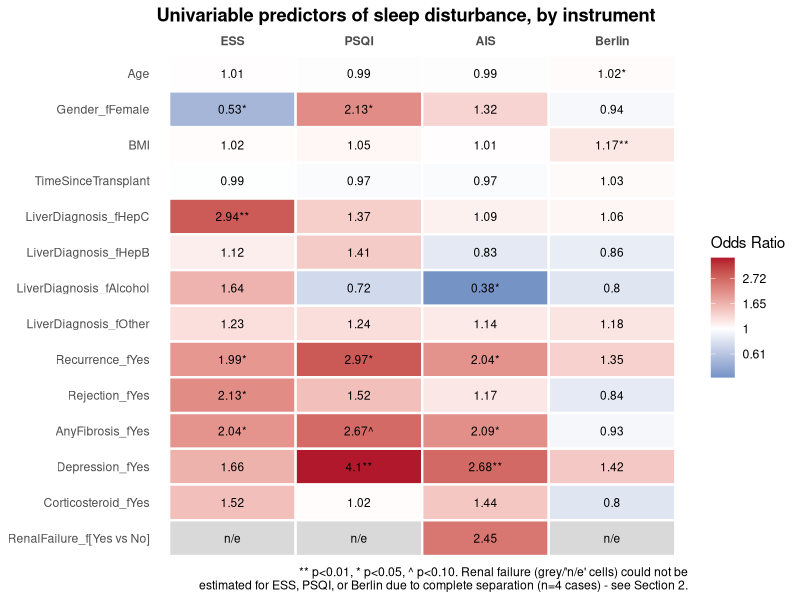
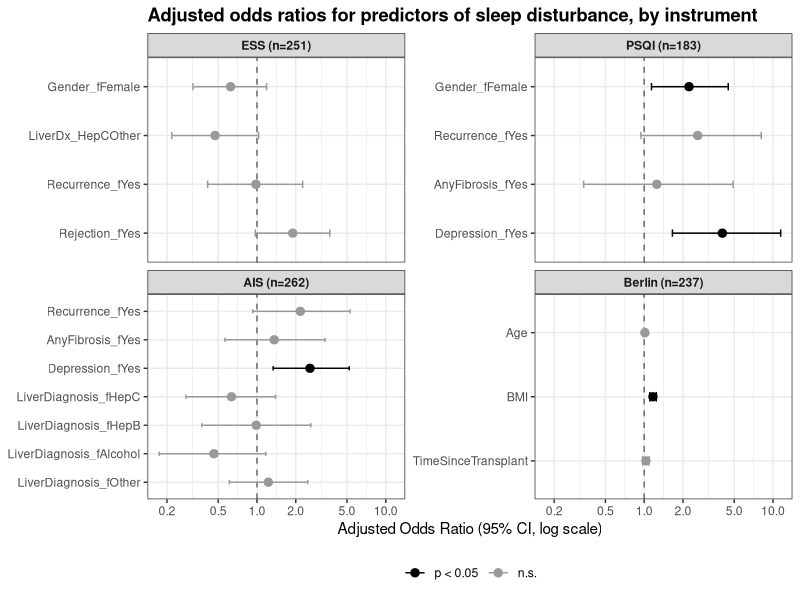

Write R code to recreate these figures, in order. (Note: this script raises an error after producing the figures.)
## BTC1859 - Team 1
# Predictors of Sleep Disturbance (logistic regression)

# Own:
#   univariable predictor analyses;
# logistic regression;
# adjusted models;
# odds ratios and 95% CI;
# model diagnostics;
# predictor table/forest plot;
# corresponding Methods + Results.
# Also investigate odd issues such as renal failure having only four cases.
# Presentation: Which patients are most likely to have sleep disturbance?
#   


# Installing packages
if (!require("ggplot2")) install.packages("ggplot2")
library(ggplot2)

if (!require("car")) install.packages("car")
rm(list=ls())
library(car)
# ---------------------------------------------------------------
# 0. LOAD DATA
# ---------------------------------------------------------------

df <- read.csv("project_data_cleaned.csv")

# Recode factors with meaningful labels (per data dictionary)
df$Gender_f          <- factor(df$Gender, levels=c(1,2), 
                               labels=c("Male","Female"))
df$LiverDiagnosis_f  <- factor(df$LiverDiagnosis, levels=c(1,2,3,4,5),
                               labels=c("HepC","HepB","PSC_PBC_AHA","Alcohol","Other"))
df$LiverDiagnosis_f  <- relevel(df$LiverDiagnosis_f, ref="PSC_PBC_AHA")  # largest group as reference

df$Recurrence_f      <- factor(df$Recurrence,     levels=c(0,1), 
                               labels=c("No","Yes"))
df$Rejection_f       <- factor(df$Rejection,      levels=c(0,1), 
                               labels=c("No","Yes"))
df$AnyFibrosis_f     <- factor(df$AnyFibrosis,    levels=c(0,1), 
                               labels=c("No","Yes"))
df$RenalFailure_f    <- factor(df$RenalFailure,   levels=c(0,1), 
                               labels=c("No","Yes"))
df$Depression_f      <- factor(df$Depression,     levels=c(0,1), 
                               labels=c("No","Yes"))
df$Corticosteroid_f  <- factor(df$Corticosteroid, levels=c(0,1), 
                               labels=c("No","Yes"))

# The four binary sleep disturbance outcomes (done during cleaning)
# ESS_binary   : ESS > 10   (excessive daytime sleepiness)
# PSQI_binary  : PSQI > 4   (poor sleep quality)
# AIS_binary   : AIS > 5    (insomnia)
# Berlin_binary: Berlin scale 

# ---------------------------------------------------------------
# 1. PREVALENCE OF SLEEP DISTURBANCE
# ---------------------------------------------------------------

prevalence <- function(x) {
  n_valid <- sum(!is.na(x))
  n_pos   <- sum(x, na.rm=TRUE)
  ci <- prop.test(n_pos, n_valid)$conf.int   # Wilson score interval (with continuity correction)
  c(n_valid=n_valid, n_positive=n_pos,
    prevalence_pct=round(100*n_pos/n_valid,1),
    CI_low_pct=round(100*ci[1],1), CI_high_pct=round(100*ci[2],1))
}

sapply(df[,c("ESS_binary","PSQI_binary","AIS_binary","Berlin_binary")], prevalence)

# NOTE: PSQI has substantially more missing data (~32%) than the other three
# instruments (~2-6%). This should be flagged as a limitation - any PSQI-based
# model runs on a smaller and possibly non-random subsample.

# ---------------------------------------------------------------
# 2. THE RENAL FAILURE ISSUE (only 4/268 patients)
# ---------------------------------------------------------------

for (out in c("ESS_binary","PSQI_binary","AIS_binary","Berlin_binary")) {
  cat("\n---", out, "vs RenalFailure ---\n")
  tab <- table(df$RenalFailure_f, df[[out]])
  print(tab)
  print(fisher.test(tab))
}

# All four Fisher's exact tests are non-significant (p = 0.16-0.63).
# Including RenalFailure as a predictor in the logistic models causes
# (quasi-)complete separation for ESS, PSQI, and Berlin (all 4 renal-failure
# patients fall in a single outcome category for those three measures) -
# glm() will throw "fitted probabilities numerically 0 or 1 occurred" and
# produce a degenerate OR/CI. RenalFailure is therefore EXCLUDED from the
# multivariable models below and reported descriptively only. Suggested
# write-up language:
# "Renal failure showed no significant association with any sleep
# disturbance measure (Fisher's exact p = 0.16-0.63); however, with only
# 4 renal-failure patients in the sample, these estimates are too
# imprecise to draw firm conclusions."

# ---------------------------------------------------------------
# 3. UNIVARIABLE ANALYSES
# ---------------------------------------------------------------
# Screen each predictor individually against each outcome.
# Candidates: Age, Gender, BMI, TimeSinceTransplant, LiverDiagnosis,
# Recurrence, Rejection, AnyFibrosis, Depression, Corticosteroid
# (RenalFailure handled separately above via Fisher's exact test)

outcomes <- c("ESS_binary","PSQI_binary","AIS_binary","Berlin_binary")
predictors <- c("Age","Gender_f","BMI","TimeSinceTransplant","LiverDiagnosis_f",
                "Recurrence_f","Rejection_f","AnyFibrosis_f","Depression_f","Corticosteroid_f")

# Collect every predictor row (across all models) into one tidy data frame,
# used both for the printed table and the heatmap below
univariable_results <- data.frame()
for (out in outcomes) {
  for (pred in predictors) {
    f <- as.formula(paste(out, "~", pred))
    m <- glm(f, data=df, family=binomial)
    co <- summary(m)$coefficients
    ci <- confint(m)
    rows <- data.frame(
      outcome = out,
      term    = rownames(co)[-1],
      OR      = exp(co[-1, 1]),
      CI_low  = exp(ci[-1, 1]),
      CI_high = exp(ci[-1, 2]),
      p_value = co[-1, 4],
      row.names = NULL
    )
    cat("\n===", out, "~", pred, "===\n")
    print(round(cbind(OR=rows$OR, CI_low=rows$CI_low, CI_high=rows$CI_high, p=rows$p_value), 3))
    univariable_results <- rbind(univariable_results, rows)
  }
}

write.csv(univariable_results, "univariable_OR_CI_p_table.csv", row.names = FALSE)

# See project notes / report Table 1 for the compiled OR/CI/p summary table
# across all predictors and all four outcomes.

# ---------------------------------------------------------------
# 3b. HEATMAP OF UNIVARIABLE ORs (ggplot2)
# ---------------------------------------------------------------
# Compact alternative view of the same univariable_results table: predictors
# as rows, outcomes as columns, cell color = OR (log scale, diverging around
# OR=1), cell label = OR value with significance stars.

heat_data <- univariable_results
heat_data$sig_label <- with(heat_data,
                            paste0(round(OR, 2),
                                   ifelse(p_value < 0.01, "**",
                                          ifelse(p_value < 0.05, "*",
                                                 ifelse(p_value < 0.10, "^", "")))))

# Add RenalFailure back in for visual completeness. It was excluded from the
# univariable loop above because 3 of 4 outcomes hit complete separation
# (see Section 2); only AIS produced an estimable OR. The "not estimable"
# cells are shown as blank/grey tiles with an "n/e" label instead of a number.
renal_rows <- data.frame(
  outcome = c("ESS_binary","PSQI_binary","AIS_binary","Berlin_binary"),
  term    = "RenalFailure_f[Yes vs No]",
  OR      = c(NA, NA, 2.45, NA),
  CI_low  = NA, CI_high = NA,
  p_value = c(NA, NA, 0.440, NA),
  sig_label = c("n/e", "n/e", "2.45", "n/e")
)
heat_data <- rbind(heat_data, renal_rows)

heat_data$outcome <- factor(heat_data$outcome,
                            levels = c("ESS_binary","PSQI_binary","AIS_binary","Berlin_binary"),
                            labels = c("ESS","PSQI","AIS","Berlin"))
# keep predictors in a sensible reading order (reverse for top-to-bottom display)
heat_data$term <- factor(heat_data$term, levels = rev(unique(heat_data$term)))

ggplot(heat_data, aes(x = outcome, y = term, fill = log(OR))) +
  geom_tile(color = "white", linewidth = 0.8) +
  geom_text(aes(label = sig_label), size = 3) +
  scale_fill_gradient2(low = "#2166AC", mid = "white", high = "#B2182B", midpoint = 0,
                       na.value = "#D9D9D9",
                       name = "Odds Ratio", labels = function(x) round(exp(x), 2)) +
  scale_x_discrete(position = "top") +
  labs(x = NULL, y = NULL,
       title = "Univariable predictors of sleep disturbance, by instrument",
       caption = "** p<0.01, * p<0.05, ^ p<0.10. Renal failure (grey/'n/e' cells) could not be\nestimated for ESS, PSQI, or Berlin due to complete separation (n=4 cases) - see Section 2.") +
  theme_minimal(base_size = 11) +
  theme(panel.grid = element_blank(),
        axis.text.x = element_text(face = "bold"),
        plot.title = element_text(face = "bold"))

ggsave("univariable_heatmap.png", width = 8, height = 9.5, dpi = 300)

# ---------------------------------------------------------------
# 4. MULTIVARIABLE MODELS
# ---------------------------------------------------------------

# Predictor sets were chosen by: (a) univariable screening at p<0.20, then
# (b) trimming to respect the rule-of-thumb sample size restriction
# (p < m/15, where m = size of the smaller outcome class - see Lecture 9).
# RenalFailure excluded from all four models (see Section 2).
 
## --- Model 1: ESS ---
# m/15 budget ~4 predictors (m=67, smaller class among n=251)
# LiverDiagnosis collapsed to Hep C vs Other (1 df instead of 4) to fit budget,
# since only the Hep C level was significant univariably.
df$LiverDx_HepC <- factor(ifelse(df$LiverDiagnosis==1,"HepC","Other"))
 
ess_model <- glm(ESS_binary ~ Gender_f + LiverDx_HepC + Recurrence_f + Rejection_f,
                  data=df, family=binomial)
summary(ess_model)
round(cbind(OR=exp(coef(ess_model)), exp(confint(ess_model))), 3)
vif(ess_model)
 
# Compare against the larger "fully screened" model (all p<0.20 predictors,
# before budget trimming) to justify the simpler model:
ess_full <- glm(ESS_binary ~ Gender_f + LiverDiagnosis_f + Recurrence_f + Rejection_f +
                   AnyFibrosis_f + Depression_f + Corticosteroid_f,
                 data=df, family=binomial)
anova(ess_model, ess_full, test="Chisq")   # non-significant -> simpler model preferred
 
## --- Model 2: PSQI ---
# m/15 budget ~4 predictors (m=66, smaller class among n=183)
psqi_model <- glm(PSQI_binary ~ Gender_f + Recurrence_f + AnyFibrosis_f + Depression_f,
                   data=df, family=binomial)
summary(psqi_model)
round(cbind(OR=exp(coef(psqi_model)), exp(confint(psqi_model))), 3)
vif(psqi_model)
 
psqi_full <- glm(PSQI_binary ~ Gender_f + Recurrence_f + AnyFibrosis_f + Depression_f + BMI,
                  data=df, family=binomial)
 
# NOTE: psqi_model above is fit on n=183 (only limited by PSQI_binary's own
# missingness, since Gender/Recurrence/AnyFibrosis/Depression have no NAs).
# psqi_full adds BMI, which has 23 missing values, dropping n to 165.
# anova() requires both models fit on the IDENTICAL set of rows (Tutorial 9),
# so the reduced model must be refit on psqi_full's subset before comparing -
# comparing psqi_model (n=183) directly against psqi_full (n=165) would error.
psqi_subset <- df[complete.cases(df[, c("PSQI_binary","Gender_f","Recurrence_f",
                                         "AnyFibrosis_f","Depression_f","BMI")]), ]
psqi_model_samesub <- glm(PSQI_binary ~ Gender_f + Recurrence_f + AnyFibrosis_f + Depression_f,
                           data=psqi_subset, family=binomial)
psqi_full_samesub  <- glm(PSQI_binary ~ Gender_f + Recurrence_f + AnyFibrosis_f + Depression_f + BMI,
                           data=psqi_subset, family=binomial)
anova(psqi_model_samesub, psqi_full_samesub, test="Chisq")  # BMI does not improve fit significantly, n=165 for both
 
## --- Model 3: AIS ---
# m/15 budget ~7-8 predictors (m=117, smaller class among n=262)
ais_model <- glm(AIS_binary ~ LiverDiagnosis_f + Recurrence_f + AnyFibrosis_f + Depression_f,
                  data=df, family=binomial)
summary(ais_model)
round(cbind(OR=exp(coef(ais_model)), exp(confint(ais_model))), 3)
vif(ais_model)
 
ais_full <- glm(AIS_binary ~ LiverDiagnosis_f + Recurrence_f + AnyFibrosis_f + Depression_f +
                    Corticosteroid_f, data=df, family=binomial)
anova(ais_model, ais_full, test="Chisq")   # Corticosteroid does not improve fit significantly
 
## --- Model 4: Berlin ---
# m/15 budget ~6-7 predictors (m=89, n = 237, smaller class among n=262)
berlin_model <- glm(Berlin_binary ~ Age + BMI + TimeSinceTransplant,
                     data=df, family=binomial)
summary(berlin_model)
round(cbind(OR=exp(coef(berlin_model)), exp(confint(berlin_model))), 3)
vif(berlin_model)
 
# ---------------------------------------------------------------
# 5. SENSITIVITY ANALYSIS: CONTINUOUS SLEEP SCORES (linear regression)
# ---------------------------------------------------------------
# Uses the raw ESS/PSQI/AIS scores (not dichotomized) with the same predictor
# sets as the corresponding logistic model, to check whether dichotomization
# at the clinical cutoff is discarding useful information. Berlin has no
# continuous version (binary at source), so it is omitted here.

ess_lin  <- lm(ESS  ~ Gender_f + LiverDx_HepC + Recurrence_f + Rejection_f, data=df)
psqi_lin <- lm(PSQI ~ Gender_f + Recurrence_f + AnyFibrosis_f + Depression_f, data=df)
ais_lin  <- lm(AIS  ~ LiverDiagnosis_f + Recurrence_f + AnyFibrosis_f + Depression_f, data=df)

summary(ess_lin);  shapiro.test(resid(ess_lin))
summary(psqi_lin); shapiro.test(resid(psqi_lin))
summary(ais_lin);  shapiro.test(resid(ais_lin))

# Residuals show mild non-normality (Shapiro-Wilk p<0.001 for all three) -
# common for right-skewed psychometric scores. With n=180-260, OLS estimates
# remain reasonably robust; note this as a limitation rather than a fatal flaw.
# NOTE: using the continuous ESS score, "Rejection" is significant (p=0.006)
# even though it was only borderline (p=0.068) in the binary ESS model -
# a concrete example of information lost by dichotomizing at the cutoff.

# ---------------------------------------------------------------
# 6. FOREST PLOT OF ADJUSTED ODDS RATIOS (ggplot2, faceted)
# ---------------------------------------------------------------

# Tidy a glm model's output (OR, 95% CI, p) into a plotting data frame,
# excluding the intercept row
tidy_glm <- function(model, outcome_label) {
  co <- summary(model)$coefficients
  ci <- confint(model)
  data.frame(
    outcome  = outcome_label,
    term     = rownames(co)[-1],
    OR       = exp(co[-1, 1]),
    conf.low = exp(ci[-1, 1]),
    conf.high= exp(ci[-1, 2]),
    p.value  = co[-1, 4],
    row.names = NULL
  )
}

forest_data <- rbind(
  tidy_glm(ess_model,    "ESS (n=251)"),
  tidy_glm(psqi_model,   "PSQI (n=183)"),
  tidy_glm(ais_model,    "AIS (n=262)"),
  tidy_glm(berlin_model, "Berlin (n=237)")
)

forest_data$sig  <- factor(ifelse(forest_data$p.value < 0.05, "p < 0.05", "n.s."),
                           levels = c("p < 0.05","n.s."))
# preserve model-fit order (reversed so first predictor plots at the top)
forest_data$term <- factor(forest_data$term, 
                           levels = rev(unique(forest_data$term)))
forest_data$outcome <- factor(forest_data$outcome,
                              levels = c("ESS (n=251)","PSQI (n=183)",
                                         "AIS (n=262)","Berlin (n=237)"))

# creating the forest plot
forest_plot <- ggplot(forest_data, aes(x = OR, y = term, color = sig)) +
  geom_vline(xintercept = 1, linetype = "dashed", color = "grey40") +
  geom_errorbarh(aes(xmin = conf.low, xmax = conf.high), height = 0.15) +
  geom_point(size = 2.5) +
  scale_x_log10(breaks = c(0.2, 0.5, 1, 2, 5, 10)) +
  scale_color_manual(values = c("p < 0.05" = "black", "n.s." = "grey60")) +
  facet_wrap(~ outcome, scales = "free_y", ncol = 2) +
  labs(x = "Adjusted Odds Ratio (95% CI, log scale)", y = NULL, color = NULL,
       title = "Adjusted odds ratios for predictors of sleep disturbance, by instrument") +
  theme_bw(base_size = 11) +
  theme(legend.position = "bottom",
        strip.text = element_text(face = "bold"),
        plot.title = element_text(face = "bold"))

forest_plot
#ggsave("forest_plot_sleep_disturbance.png", 
     #  plot = forest_plot, width = 11, height = 8, dpi = 300)

df <- read.csv("project_data_cleaned.csv", na.strings = c("NA", ""))

## ---- 1. Recode / label variables we need -----------------------------------


                       
df <- df %>%
  mutate(
    # sleep instruments (continuous)
    ESS  = ESS,
    PSQI = PSQI,
    AIS  = AIS,
    BSS  = Berlin,          # already binary (0/1)
    
    # QoL outcomes
    PCS = PCS,
    MCS = MCS,
    
    # binary sleep-disturbance flags using the clinically accepted cut-offs
    # given in the assignment (NOT the pre-existing "Poor.sleep.quality" /
    # "Insomnia" columns, so that the thresholds are explicit and reproducible)
    ESS_dist  = factor(ifelse(ESS  > 10, "Disturbed", "No disturbance"),
                       levels = c("No disturbance", "Disturbed")),
    PSQI_dist = factor(ifelse(PSQI > 4,  "Disturbed", "No disturbance"),
                       levels = c("No disturbance", "Disturbed")),
    AIS_dist  = factor(ifelse(AIS  > 5,  "Disturbed", "No disturbance"),
                       levels = c("No disturbance", "Disturbed")),
    BSS_dist  = factor(ifelse(BSS  == 1, "Disturbed", "No disturbance"),
                       levels = c("No disturbance", "Disturbed")),
    
    # covariates for the adjusted models, as factors where appropriate
    Gender                      = factor(Gender, levels = c(1, 2),
                                         labels = c("Male", "Female")),
    Liver.Diagnosis             = factor(LiverDiagnosis),
    Recurrence.of.disease       = factor(Recurrence, levels = c(0, 1),
                                         labels = c("No", "Yes")),
    Rejection.graft.dysfunction = factor(Rejection, levels = c(0, 1),
                                         labels = c("No", "Yes")),
    Any.fibrosis                = factor(AnyFibrosis, levels = c(0, 1),
                                         labels = c("No", "Yes")),
    Renal.Failure                = factor(RenalFailure, levels = c(0, 1),
                                          labels = c("No", "Yes")),
    Depression                   = factor(Depression, levels = c(0, 1),
                                          labels = c("No", "Yes")),
    Corticoid                    = factor(Corticosteroid, levels = c(0, 1),
                                          labels = c("No", "Yes")),
    Age                          = Age,
    BMI                          = BMI,
    Time.from.transplant         = TimeSinceTransplant
  )

## =============================================================================
## 9. SIMPLE RELATIONSHIPS: scatterplots + correlation (ESS, PSQI, AIS)
## =============================================================================
## Berlin is binary, so a scatterplot/correlation does not apply to it here;
## it is handled instead in the group-comparison step (section 10).

## ---- 9a. Scatterplots -------------------------------------------------------

plot_scatter <- function(data, xvar, xlab) {
  p_pcs <- ggplot(data, aes(x = .data[[xvar]], y = PCS)) +
    geom_point(alpha = 0.6, na.rm = TRUE) +
    geom_smooth(method = "lm", se = TRUE, colour = "black", na.rm = TRUE) +
    labs(x = xlab, y = "SF-36 Physical Component Score (PCS)",
         title = paste(xlab, "vs. Physical QoL")) +
    theme_bw()
  
  p_mcs <- ggplot(data, aes(x = .data[[xvar]], y = MCS)) +
    geom_point(alpha = 0.6, na.rm = TRUE) +
    geom_smooth(method = "lm", se = TRUE, colour = "black", na.rm = TRUE) +
    labs(x = xlab, y = "SF-36 Mental Component Score (MCS)",
         title = paste(xlab, "vs. Mental QoL")) +
    theme_bw()
  
  list(pcs = p_pcs, mcs = p_mcs)
}

ess_plots  <- plot_scatter(df, "ESS",  "Epworth Sleepiness Scale (ESS)")
psqi_plots <- plot_scatter(df, "PSQI", "Pittsburgh Sleep Quality Index (PSQI)")
ais_plots  <- plot_scatter(df, "AIS",  "Athens Insomnia Scale (AIS)")

# Save all six scatterplots to file (2 outcomes x 3 instruments)
ggsave("scatter_ESS_PCS.png",  ess_plots$pcs,  width = 5, height = 4)
ggsave("scatter_ESS_MCS.png",  ess_plots$mcs,  width = 5, height = 4)
ggsave("scatter_PSQI_PCS.png", psqi_plots$pcs, width = 5, height = 4)
ggsave("scatter_PSQI_MCS.png", psqi_plots$mcs, width = 5, height = 4)
ggsave("scatter_AIS_PCS.png",  ais_plots$pcs,  width = 5, height = 4)
ggsave("scatter_AIS_MCS.png",  ais_plots$mcs,  width = 5, height = 4)

# Optional: combined 3x2 grid if gridExtra/patchwork is available
if (requireNamespace("patchwork", quietly = TRUE)) {
  library(patchwork)
  combined <- (ess_plots$pcs | ess_plots$mcs) /
    (psqi_plots$pcs | psqi_plots$mcs) /
    (ais_plots$pcs | ais_plots$mcs)
  ggsave("scatter_all_sleep_vs_qol.png", combined, width = 10, height = 12)
}

## ---- 9b. Correlations --------------------------------------------------------
## Decision rule: use Pearson by default; switch to Spearman if a scatterplot
## shows a clearly non-linear (but still monotonic) pattern, or if a variable
## is markedly skewed / has influential outliers (PSQI and AIS scores from
## symptom-questionnaires are typically right-skewed with a floor effect at 0,
## which is a common reason to prefer Spearman for these instruments).

check_skew <- function(x) {
  x <- x[!is.na(x)]
  c(n = length(x),
    mean = mean(x), sd = sd(x),
    median = median(x),
    skewness = mean((x - mean(x))^3) / sd(x)^3)
}

skew_tbl <- rbind(
  ESS  = check_skew(df$ESS),
  PSQI = check_skew(df$PSQI),
  AIS  = check_skew(df$AIS)
)
print(round(skew_tbl, 2))

cor_test_both <- function(x, y, xname, yname) {
  ok <- complete.cases(x, y)
  pear <- cor.test(x[ok], y[ok], method = "pearson")
  spear <- cor.test(x[ok], y[ok], method = "spearman", exact = FALSE)
  data.frame(
    sleep_measure = xname, qol_measure = yname, n = sum(ok),
    pearson_r  = round(unname(pear$estimate), 3),
    pearson_p  = signif(pear$p.value, 3),
    spearman_rho = round(unname(spear$estimate), 3),
    spearman_p   = signif(spear$p.value, 3)
  )
}

cor_results <- bind_rows(
  cor_test_both(df$ESS,  df$PCS, "ESS",  "PCS"),
  cor_test_both(df$ESS,  df$MCS, "ESS",  "MCS"),
  cor_test_both(df$PSQI, df$PCS, "PSQI", "PCS"),
  cor_test_both(df$PSQI, df$MCS, "PSQI", "MCS"),
  cor_test_both(df$AIS,  df$PCS, "AIS",  "PCS"),
  cor_test_both(df$AIS,  df$MCS, "AIS",  "MCS")
)

print(cor_results)
# In the report: report Pearson's r when skewness is modest and the
# scatterplot/loess trend looks linear; report Spearman's rho (and explain why)
# for any instrument-outcome pair where skewness is high (e.g., |skew| > 1)
# or the scatterplot suggests a monotonic-but-curved relationship.

write.csv(cor_results, "correlation_results_sleep_vs_qol.csv", row.names = FALSE)

## =============================================================================
## 10. QoL COMPARISON BETWEEN DISTURBED vs. NON-DISTURBED GROUPS
## =============================================================================
## For each instrument (ESS, PSQI, AIS, Berlin): compare mean PCS and mean MCS
## between the "disturbed" and "not disturbed" groups.
## Primary test: Welch two-sample t-test (does NOT assume equal variances -
## more defensible by default than Student's t-test).
## Secondary/robustness check: Wilcoxon rank-sum test, reported if normality
## or equal-variance assumptions look seriously violated (e.g. via
## Shapiro-Wilk test and visual inspection of boxplots/QQ-plots).

compare_groups <- function(data, group_var, outcome_var, sleep_label) {
  d <- data %>% select(grp = all_of(group_var), y = all_of(outcome_var)) %>%
    filter(!is.na(grp), !is.na(y))
  
  # Welch t-test (unequal variances assumed by default)
  tt <- t.test(y ~ grp, data = d)  # Welch by default in R (var.equal = FALSE)
  
  # Wilcoxon rank-sum test as a non-parametric alternative
  wt <- wilcox.test(y ~ grp, data = d)
  
  # Shapiro-Wilk normality check within each group (flag violations)
  shapiro_p <- d %>% group_by(grp) %>%
    summarise(p = tryCatch(shapiro.test(y)$p.value, error = function(e) NA_real_)) %>%
    pull(p)
  
  means <- d %>% group_by(grp) %>%
    summarise(mean = mean(y), sd = sd(y), n = n(), .groups = "drop")
  
  data.frame(
    sleep_measure = sleep_label,
    outcome = outcome_var,
    n_no_disturbance = means$n[means$grp == "No disturbance"],
    mean_no_disturbance = round(means$mean[means$grp == "No disturbance"], 1),
    sd_no_disturbance   = round(means$sd[means$grp == "No disturbance"], 1),
    n_disturbance = means$n[means$grp == "Disturbed"],
    mean_disturbance = round(means$mean[means$grp == "Disturbed"], 1),
    sd_disturbance   = round(means$sd[means$grp == "Disturbed"], 1),
    welch_t_p  = signif(tt$p.value, 3),
    wilcoxon_p = signif(wt$p.value, 3),
    shapiro_p_min = signif(min(shapiro_p, na.rm = TRUE), 3)
  )
}

instruments <- list(
  ESS  = "ESS_dist",
  PSQI = "PSQI_dist",
  AIS  = "AIS_dist",
  Berlin = "BSS_dist"
)

pcs_table <- bind_rows(lapply(names(instruments), function(nm)
  compare_groups(df, instruments[[nm]], "PCS", nm)))

mcs_table <- bind_rows(lapply(names(instruments), function(nm)
  compare_groups(df, instruments[[nm]], "MCS", nm)))

cat("\n--- Physical QoL (PCS) by disturbance group ---\n")
print(pcs_table)
cat("\n--- Mental QoL (MCS) by disturbance group ---\n")
print(mcs_table)

write.csv(pcs_table, "group_comparison_PCS.csv", row.names = FALSE)
write.csv(mcs_table, "group_comparison_MCS.csv", row.names = FALSE)

## Boxplots to accompany the tables
make_boxplot <- function(data, group_var, outcome_var, ylab, title) {
  d <- data %>% filter(!is.na(.data[[group_var]]), !is.na(.data[[outcome_var]]))
  ggplot(d, aes(x = .data[[group_var]], y = .data[[outcome_var]])) +
    geom_boxplot(fill = "grey85", outlier.shape = NA) +
    geom_jitter(width = 0.15, alpha = 0.4) +
    labs(x = NULL, y = ylab, title = title) +
    theme_bw()
}

for (nm in names(instruments)) {
  gv <- instruments[[nm]]
  ggsave(paste0("box_", nm, "_PCS.png"),
         make_boxplot(df, gv, "PCS", "SF-36 PCS", paste(nm, "- Physical QoL")),
         width = 4.5, height = 4)
  ggsave(paste0("box_", nm, "_MCS.png"),
         make_boxplot(df, gv, "MCS", "SF-36 MCS", paste(nm, "- Mental QoL")),
         width = 4.5, height = 4)
}

## =============================================================================
## 11. ADJUSTED LINEAR REGRESSION (one sleep instrument at a time)
## =============================================================================
## Rationale for NOT combining ESS + PSQI + AIS + BSS in a single model:
##  - They are correlated measures of overlapping/related constructs
##    (multicollinearity would inflate SEs and make coefficients unstable
##    and hard to interpret - check with VIF below on a combined model to
##    illustrate this).
##  - PSQI has ~32% missingness in this dataset; forcing it into every
##    model would needlessly drop ~1/3 of subjects from all analyses.
##  - Interpretation is much cleaner one instrument at a time: "a one-point
##    increase in PSQI is associated with an X-point change in PCS/MCS,
##    holding covariates constant."
##
## Adjustment set (per the assignment's demographic/clinical variable list):
##   Age, Gender, BMI, Time.from.transplant, Liver.Diagnosis,
##   Recurrence.of.disease, Rejection.graft.dysfunction, Any.fibrosis,
##   Renal.Failure, Depression, Corticoid

covariates <- c("Age", "Gender", "BMI", "Time.from.transplant",
                "Liver.Diagnosis", "Recurrence.of.disease",
                "Rejection.graft.dysfunction", "Any.fibrosis",
                "Renal.Failure", "Depression", "Corticoid")

fit_adjusted <- function(data, sleep_var, outcome_var, covars) {
  form <- as.formula(
    paste(outcome_var, "~", sleep_var, "+", paste(covars, collapse = " + "))
  )
  model_data <- data %>% select(all_of(outcome_var), all_of(sleep_var), all_of(covars)) %>%
    na.omit()
  fit <- lm(form, data = model_data)
  list(fit = fit, n = nrow(model_data), formula = form)
}

sleep_vars <- c("ESS", "PSQI", "AIS", "BSS")
outcomes   <- c("PCS", "MCS")

adjusted_models <- list()
for (s in sleep_vars) {
  for (o in outcomes) {
    key <- paste(s, o, sep = "_")
    adjusted_models[[key]] <- fit_adjusted(df, s, o, covariates)
  }
}

## ---- 11a. Print tidy summaries for each model -------------------------------

for (key in names(adjusted_models)) {
  m <- adjusted_models[[key]]
  cat("\n=====================================================\n")
  cat("Model:", key, " (n =", m$n, ")\n")
  cat("Formula:", deparse(m$formula), "\n")
  print(kable(tidy(m$fit, conf.int = TRUE) %>%
                mutate(across(where(is.numeric), ~round(., 3)))))
  cat("Adjusted R-squared:", round(summary(m$fit)$adj.r.squared, 3), "\n")
}

## ---- 11b. Diagnostics for each fitted model ---------------------------------
## Check: linearity/homoscedasticity (residuals vs fitted), normality of
## residuals (QQ-plot), and multicollinearity (VIF) for every model.

for (key in names(adjusted_models)) {
  m <- adjusted_models[[key]]$fit
  png(paste0("diagnostics_", key, ".png"), width = 800, height = 800)
  par(mfrow = c(2, 2))
  plot(m)
  dev.off()
  
  cat("\nVIFs for", key, ":\n")
  print(round(vif(m), 2))
}

## ---- 11c. Illustration: why NOT to combine all 4 instruments ---------------
## Fit one combined ("kitchen sink") model on PCS with complete cases across
## all four instruments simultaneously, purely to demonstrate collinearity /
## sample-size loss - NOT recommended as a primary model.

combined_data <- df %>%
  select(PCS, ESS, PSQI, AIS, BSS, all_of(covariates)) %>%
  na.omit()

cat("\nSample size available for the 'kitchen sink' combined model: n =",
    nrow(combined_data), "vs. n =", adjusted_models[["PSQI_PCS"]]$n,
    "for the PSQI-only adjusted model.\n")

combined_fit <- lm(PCS ~ ESS + PSQI + AIS + BSS +
                     Age + Gender + BMI + Time.from.transplant +
                     Liver.Diagnosis + Recurrence.of.disease +
                     Rejection.graft.dysfunction + Any.fibrosis +
                     Renal.Failure + Depression + Corticoid,
                   data = combined_data)

cat("\nVIFs in the combined ('kitchen sink') model (illustrative only):\n")
print(round(vif(combined_fit), 2))

## ---- 11d. Extract a clean summary table of the sleep-instrument coefficient
##      (i.e., the adjusted effect of each sleep measure on each outcome) -----

extract_sleep_coef <- function(key) {
  m <- adjusted_models[[key]]$fit
  s <- adjusted_models[[key]]
  sleep_var <- str_split(key, "_")[[1]][1]
  outcome   <- str_split(key, "_")[[1]][2]
  td <- tidy(m, conf.int = TRUE) %>% filter(term == sleep_var)
  data.frame(
    sleep_measure = sleep_var,
    outcome = outcome,
    n = s$n,
    beta = round(td$estimate, 3),
    ci_low = round(td$conf.low, 3),
    ci_high = round(td$conf.high, 3),
    p_value = signif(td$p.value, 3)
  )
}

sleep_effect_summary <- bind_rows(lapply(names(adjusted_models), extract_sleep_coef))
cat("\n--- Adjusted effect of each sleep instrument on QoL outcomes ---\n")
print(sleep_effect_summary)
write.csv(sleep_effect_summary, "adjusted_sleep_effects_summary.csv", row.names = FALSE)

## =============================================================================
## 11e. Full covariate tables for all 8 adjusted models (appendix table)
## =============================================================================

extract_full_model <- function(key) {
  m <- adjusted_models[[key]]$fit
  n <- adjusted_models[[key]]$n
  parts <- str_split(key, "_")[[1]]
  sleep_var <- parts[1]
  outcome   <- parts[2]
  
  tidy(m, conf.int = TRUE) %>%
    mutate(
      sleep_measure = sleep_var,
      outcome = outcome,
      n = n,
      estimate  = round(estimate, 3),
      conf.low  = round(conf.low, 3),
      conf.high = round(conf.high, 3),
      p.value   = signif(p.value, 3)
    ) %>%
    select(sleep_measure, outcome, n, term, estimate,
           conf.low, conf.high, p.value)
}

full_model_results <- bind_rows(lapply(names(adjusted_models), extract_full_model))

# Optional: flag which terms are significant at the 0.05 level, for quick scanning
full_model_results <- full_model_results %>%
  mutate(significant = ifelse(p.value < 0.05, "*", ""))

print(full_model_results)

write.csv(full_model_results, "full_model_coefficients.csv", row.names = FALSE)

## =============================================================================
## End of Analysis 4 script.
## Suggested report text for each significant sleep-instrument coefficient:
##   "A one-point increase in <instrument> was associated with an estimated
##    <beta>-point <increase/decrease> in <PCS/MCS> (95% CI: <low>, <high>,
##    p = <p>), after adjustment for age, gender, BMI, time since transplant,
##    liver diagnosis, recurrence of disease, rejection/graft dysfunction,
##    fibrosis, renal failure, depression, and corticosteroid use."
## =============================================================================
